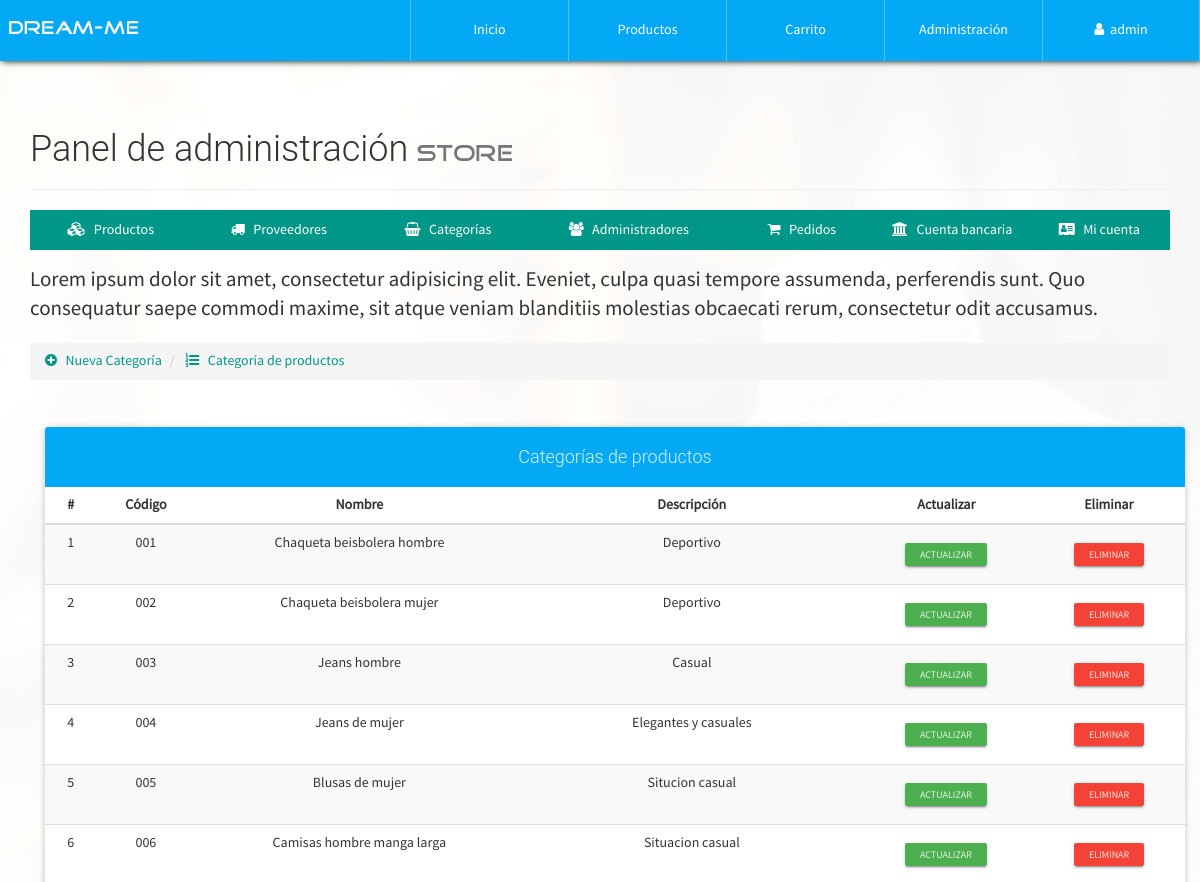
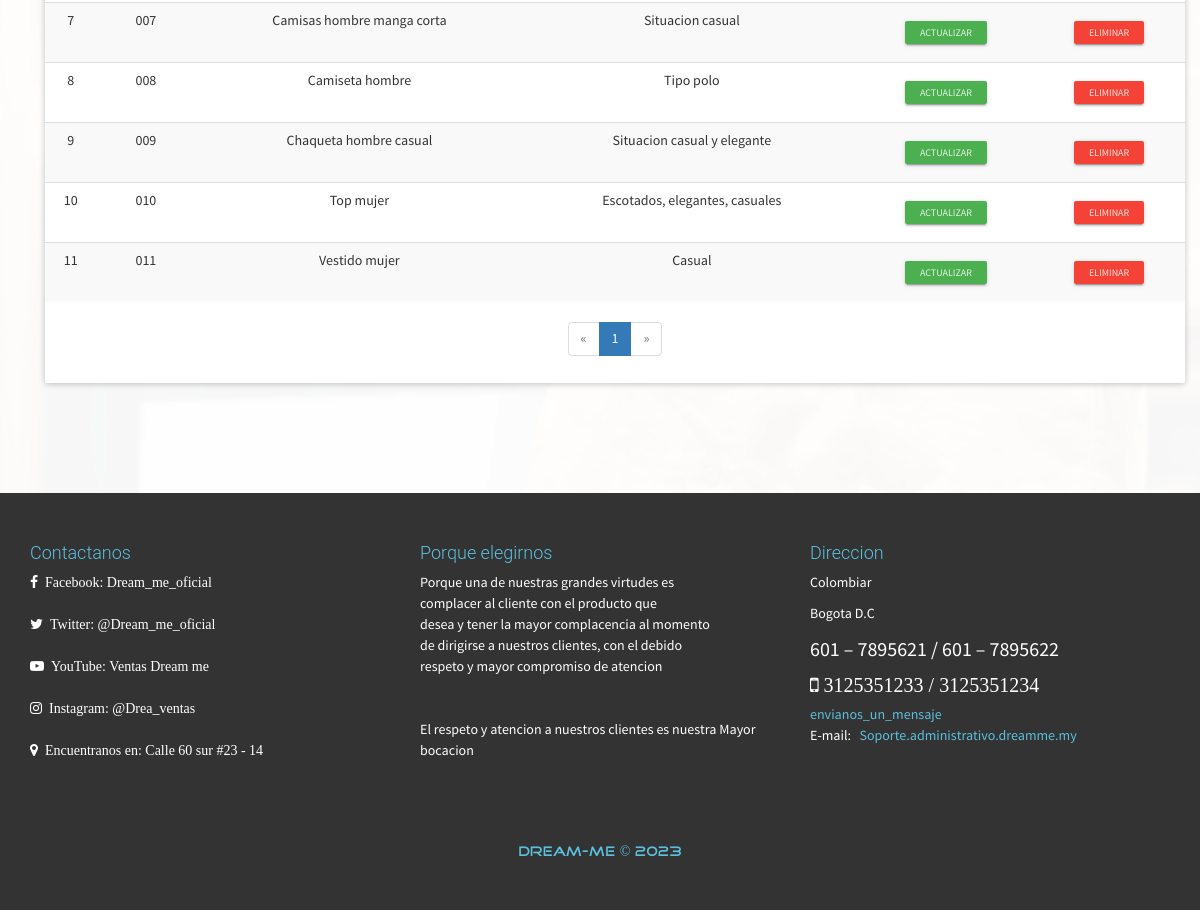
/configAdmin.php?view=categorylist (signed in), run on the app's committed database (2 pictures, top to bottom).
### tables this page shows
CREATE TABLE `categoria` (
  `CodigoCat` varchar(30) NOT NULL,
  `Nombre` varchar(30) NOT NULL,
  `Descripcion` text NOT NULL
);

### admin/categorylist-view.php (the view, shortened to what this page needs)
<p class="lead">
    Lorem ipsum dolor sit amet, consectetur adipisicing elit. Eveniet, culpa quasi tempore assumenda, perferendis sunt. Quo consequatur saepe commodi maxime, sit atque veniam blanditiis molestias obcaecati rerum, consectetur odit accusamus.
</p>
<ul class="breadcrumb" style="margin-bottom: 5px;">
    <li>
        <a href="configAdmin.php?view=category">
            <i class="fa fa-plus-circle" aria-hidden="true"></i> &nbsp; Nueva Categoría
        </a>
    </li>
    <li>
        <a href="configAdmin.php?view=categorylist"><i class="fa fa-list-ol" aria-hidden="true"></i> &nbsp; Categoría de productos</a>
    </li>
</ul>
<div class="container">
	<div class="row">
        <div class="col-xs-12">
            <br><br>
            <div class="panel panel-info">
                <div class="panel-heading text-center"><h4>Categorías de productos</h4></div>
                <div class="table-responsive">
                    <table class="table table-striped table-hover">
                        <thead class="">
                            <tr>
                            	<th class="text-center">#</th>
                                <th class="text-center">Código</th>
                                <th class="text-center">Nombre</th>
                                <th class="text-center">Descripción</th>
                                <th class="text-center">Actualizar</th>
                              	<th class="text-center">Eliminar</th>
                            </tr>
                        </thead>
                        <tbody>
                            <?php
                            	$mysqli = mysqli_connect(SERVER, USER, PASS, BD);
								mysqli_set_charset($mysqli, "utf8");
								$pagina = isset($_GET['pag']) ? (int)$_GET['pag'] : 1;
								$regpagina = 30;
								$inicio = ($pagina > 1) ? (($pagina * $regpagina) - $regpagina) : 0;
								$categorias=mysqli_query($mysqli,"SELECT SQL_CALC_FOUND_ROWS * FROM categoria LIMIT $inicio, $regpagina");
								$totalregistros = mysqli_query($mysqli,"SELECT FOUND_ROWS()");
								$totalregistros = mysqli_fetch_array($totalregistros, MYSQLI_ASSOC);
								$numeropaginas = ceil($totalregistros["FOUND_ROWS()"]/$regpagina);
								$cr=$inicio+1;
                              while($cate=mysqli_fetch_array($categorias, MYSQLI_ASSOC)){
                            ?>
                            <tr>
	                            <td class="text-center"><?php echo $cr; ?></td>
	                        	<td class="text-center"><?php echo $cate['CodigoCat']; ?></td>
	                        	<td class="text-center"><?php echo $cate['Nombre']; ?></td>
	                        	<td class="text-center"><?php echo $cate['Descripcion']; ?></td>
	                        	<td class="text-center">
	                        		<a href="configAdmin.php?view=categoryinfo&code=<?php echo $cate['CodigoCat']; ?>" class="btn btn-raised btn-xs btn-success">Actualizar</a>
	                        	</td>
	                        	<td class="text-center">
	                        		<form action="process/delcategori.php" method="POST" class="FormCatElec" data-form="delete">
	                        			<button type="submit" class="btn btn-raised btn-xs btn-danger">Eliminar</button>
	                        		</form>
	                        	</td>
                            </tr>
                            <?php
                            	$cr++;
                              }
                            ?>
                        </tbody>
                    </table>
                </div>
                <?php if($numeropaginas>=1): ?>
                <div class="text-center">
                  <ul class="pagination">
                    <?php if($pagina == 1): ?>
                        <li class="disabled">
                            <a>
                                <span aria-hidden="true">&laquo;</span>
                            </a>
                        </li>
                    <?php endif; ?>
                    <?php
                        for($i=1; $i <= $numeropaginas; $i++ ){
                            if($pagina == $i){
                                echo '<li class="active"><a href="configAdmin.php?view=categorylist&pag='.$i.'">'.$i.'</a></li>';
                            }else{
                                echo '<li><a href="configAdmin.php?view=categorylist&pag='.$i.'">'.$i.'</a></li>';
                            }
                        }
                    ?>
                    <?php if($pagina == $numeropaginas): ?>
                        <li class="disabled">
                            <a>
                                <span aria-hidden="true">&raquo;</span>
                            </a>
                        </li>
                    <?php endif; ?>
                  </ul>
                </div>
                <?php endif; ?>
            </div>
        </div>
	</div>
</div>

### css/style.css (style rules this page uses)
body { font-family: "FontFamilySPro"; line-height: 1.5; font-size: 1.4em; width: 100%; height: 100%; margin: 0px; padding: 0px; background-position: center center; background-repeat: no-repeat; background-attachment: fixed; background-size: cover; background-color: #fff; }
#container-page-configAdmin { background-image: url(../assets/img/img-registration.jpeg); }

### data on the page
categoria: CodigoCat "001", Nombre "Chaqueta beisbolera hombre", Descripcion "Deportivo"
categoria: CodigoCat "002", Nombre "Chaqueta beisbolera mujer", Descripcion "Deportivo"
categoria: CodigoCat "003", Nombre "Jeans hombre", Descripcion "Casual"
categoria: CodigoCat "004", Nombre "Jeans de mujer", Descripcion "Elegantes y casuales"
categoria: CodigoCat "005", Nombre "Blusas de mujer", Descripcion "Situcion casual"
categoria: CodigoCat "006", Nombre "Camisas hombre manga larga", Descripcion "Situacion casual"
categoria: CodigoCat "007", Nombre "Camisas hombre manga corta", Descripcion "Situacion casual"
categoria: CodigoCat "008", Nombre "Camiseta hombre", Descripcion "Tipo polo"
categoria: CodigoCat "009", Nombre "Chaqueta hombre casual", Descripcion "Situacion casual y elegante"
categoria: CodigoCat "010", Nombre "Top mujer", Descripcion "Escotados, elegantes, casuales"
categoria: CodigoCat "011", Nombre "Vestido mujer", Descripcion "Casual"

### other printed values
$_SESSION['nombreAdmin'] "admin"
